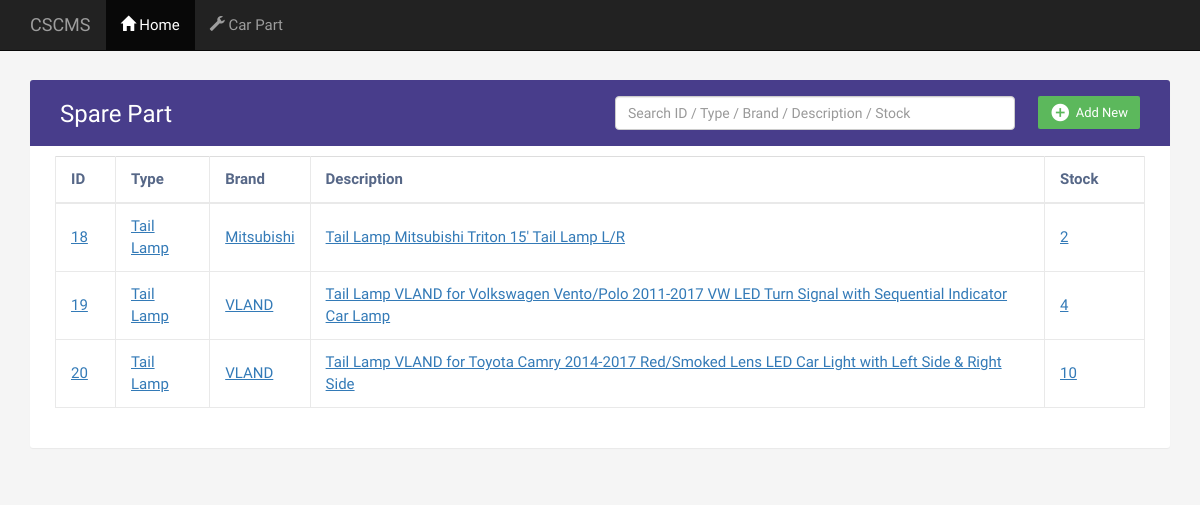
/staff/sparepart/SparePartList8.php (signed in), run on the app's committed database.
### tables this page shows
CREATE TABLE `sparepart` (
  `sp_id` int(11) NOT NULL,
  `sp_type` varchar(30) NOT NULL,
  `sp_brand` varchar(30) NOT NULL,
  `sp_desc` varchar(150) NOT NULL,
  `sp_price` float(11,2) NOT NULL,
  `sp_stock` int(15) NOT NULL,
  `sp_date` date NOT NULL DEFAULT current_timestamp(),
  `sp_image` blob DEFAULT NULL
);

### staff/sparepart/SparePartList8.php (the view, shortened to what this page needs)
<!DOCTYPE html>
<html lang="en">
<head>
<link rel="stylesheet" href="https://maxcdn.bootstrapcdn.com/font-awesome/4.7.0/css/font-awesome.min.css">
<link rel="stylesheet" href="https://maxcdn.bootstrapcdn.com/bootstrap/3.3.7/css/bootstrap.min.css">
<link rel="stylesheet" href="https://cdnjs.cloudflare.com/ajax/libs/font-awesome/4.7.0/css/font-awesome.min.css">
</head>
<body>
	<nav class="navbar navbar-inverse navbar-fixed-top">
	  <div class="container-fluid">
		<h4 class="navbar-text">CSCMS</h4>
		<ul class="nav navbar-nav">
		  <li class="active"><a href="../dashboard/index.php"><span class="glyphicon glyphicon-home"></span> Home</a></li>
		</ul>
		 <ul class="nav navbar-nav">
		  <li><a href="carpart.php"><span class="glyphicon glyphicon-wrench"></span> Car Part</a></li>
		</ul>
	  </div>
	</nav>
    <div class="container" style="margin-top:50px">
        <div class="table-wrapper">
            <div class="table-title">
                <div class="row">
                    <div class="col-sm-6">
						<h2>Spare Part</h2>
					</div>
					<div class="col-sm-6">
						<a  class="btn btn-success" data-toggle="modal" data-target="#addData"><i class="material-icons">&#xE147;</i> <span>Add New</span></a>
						<input type="text" name="search" id="search_text" class="form-control form-control-md border-secondary" style="width:400px" placeholder="Search ID / Type / Brand / Description / Stock">
					</div>
                </div>
            </div>
            <form action="<?php echo $_SERVER['PHP_SELF']?>" method="post">
            <?php
					include 'connectionDB.php';
					$stmnt=$con->prepare("SELECT sp_id,sp_type,sp_brand,sp_desc,sp_stock FROM sparepart WHERE sp_type='Tail Lamp'");
					$stmnt->execute();
					$result=$stmnt->get_result();
				?>
			<table class="table table-bordered" id="table-data">
                <thead>
                    <tr>
						<th >ID
						<th >Type
						<th >Brand
						<th>Description
						<th >Stock
                    </tr>
                </thead>
				<tbody>
						<?php while($row=$result->fetch_assoc())
						{ ?>
						<tr class='clickable-row text-primary' data-href='/fyp/staff/sparepart/SparePartDisplay8.php?id=<?php echo $row['sp_id']; ?>'>
							<td><u><?= $row['sp_id']; ?></u></td>
							<td><u><?= $row['sp_type']; ?></u></td>
							<td><u><?= $row['sp_brand']; ?></u></td>
							<td><u><?= $row['sp_desc']; ?></u></td>
							<td><u><?= $row['sp_stock']; ?></u></td>
						</tr>
						<?php } ?>
					</tbody>
            </table>
        </div>
    </div>
</body>
</html>

### staff/sparepart/SparePartList8.php (style rules this page uses)
body { color: #566787; background: #f5f5f5; font-family: 'Varela Round', sans-serif; font-size: 15px; }
.table-wrapper { background: #fff; padding: 20px 25px; margin: 30px 0; border-radius: 3px; box-shadow: 0 1px 1px rgba(0,0,0,.05); }
.table-title { padding-bottom: 15px; background: #483D8B; color: #fff; padding: 16px 30px; margin: -20px -25px 10px; border-radius: 3px 3px 0 0; }
.table-title h2 { margin: 5px 0 0; font-size: 24px; }
.table-title .btn { color: #fff; float: right; font-size: 13px; border: none; min-width: 50px; border-radius: 2px; border: none; outline: none !important; margin-left: 10px; }
.table-title .btn i { float: left; font-size: 21px; margin-right: 5px; }
.table-title .btn span { float: left; margin-top: 2px; }
table.table tr th, table.table tr td { border-color: #e9e9e9; padding: 12px 15px; vertical-align: middle; }
table.table tr th:first-child { width: 60px; }
table.table tr th:last-child { width: 100px; }
[data-href] { cursor:pointer; }

### data on the page
sparepart: sp_id "18", sp_type "Tail Lamp", sp_brand "Mitsubishi", sp_desc "Tail Lamp Mitsubishi Triton 15' Tail Lamp L/R", sp_stock "2"
sparepart: sp_id "19", sp_type "Tail Lamp", sp_brand "VLAND", sp_desc "Tail Lamp VLAND for Volkswagen Vento/Polo 2011-2017 VW LED Turn Signal with Sequential Indicator Car Lamp", sp_stock "4"
sparepart: sp_id "20", sp_type "Tail Lamp", sp_brand "VLAND", sp_desc "Tail Lamp VLAND for Toyota Camry 2014-2017 Red/Smoked Lens LED Car Light with Left Side & Right Side", sp_stock "10"
